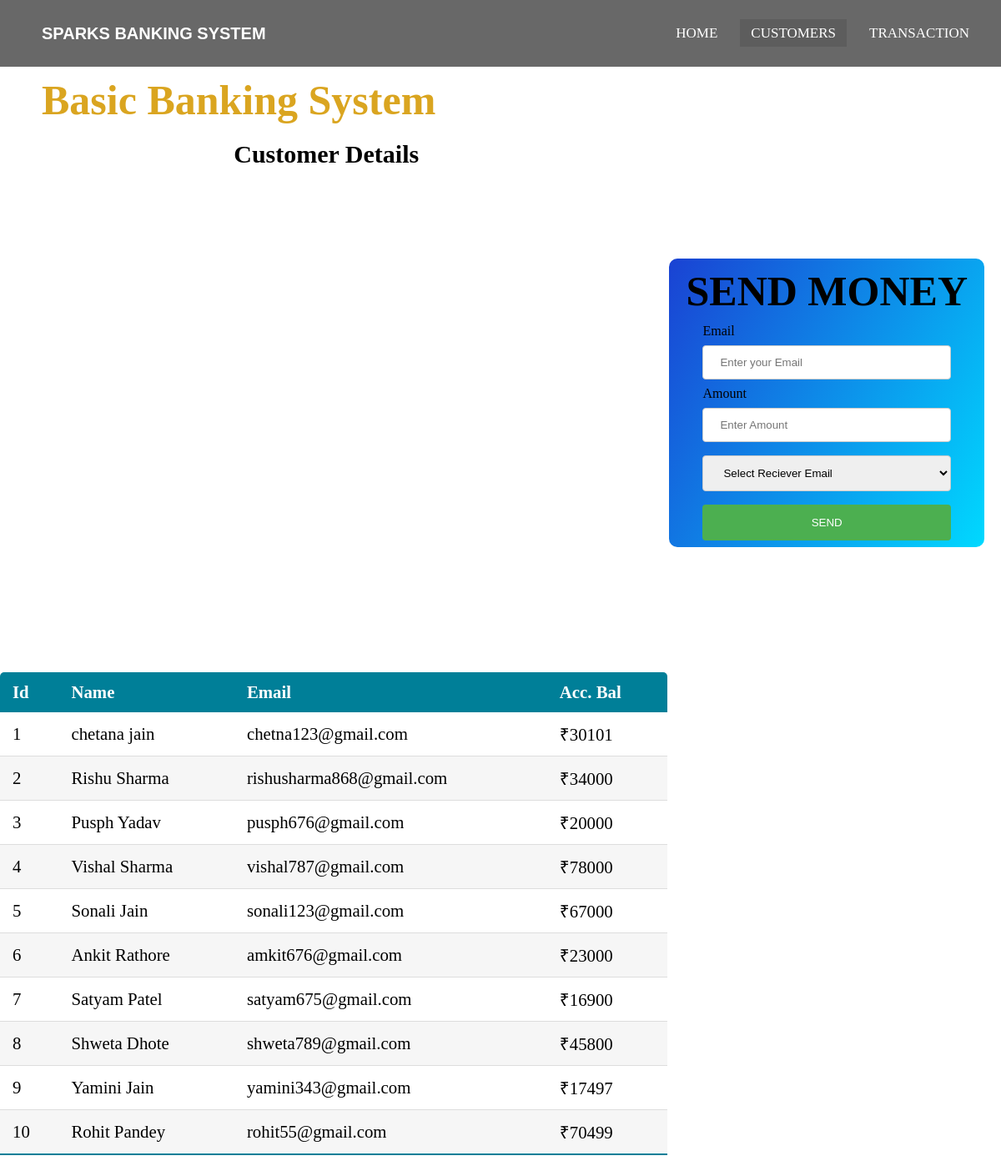
Page /customers on the committed database.
### customers/models.py (models this page shows)
class Customer(models.Model):
    name = models.CharField(max_length=130)
    email = models.EmailField(max_length=130)
    avail_bal = models.IntegerField()

### customers/views.py (the view, shortened to what this page needs)
# urls.py: path('customers',views.customers,name='cust'),
def customers(request):
    customers = Customer.objects.all()
    return render(request,'customers/customers.html',{'customers':customers})

### customers/templates/customers/customers.html (shortened to what this page needs)
{% load static %}
<!DOCTYPE html>
<html lang="en">
<head>
	<link rel="stylesheet" href="{% static 'customers/css/style.css' %}">
	<link rel="stylesheet" href="https://cdnjs.cloudflare.com/ajax/libs/font-awesome/4.7.0/css/font-awesome.min.css">
</head>
<body>
	<nav>
		<label class="logo">Sparks Banking System</label>
		<ul>
			<li><a href="{% url 'home'%}">Home</a></li>
			<li><a class="active" href="{% url 'cust'%}">Customers</a></li>
			<li><a href="{% url 'trans'%}">Transaction</a></li>
		</ul>
	</nav>
	<label class="heading"> Basic Banking System</label><br>
	<aside>
	<div class="center">
		<h2 class="t2">SEND MONEY</h2>
		<form method="POST">{% csrf_token %}
		<div class="text-field">
			<label>Email</label>
			<input type="Email" name="senemail" placeholder="Enter your Email">
		</div>
		<div class="text-field">
			<label>Amount</label>
			<input type="text" name="amt" placeholder="Enter Amount">
		</div>
			<select id="email" name="email">
				<option value="chinnijain168@gmail.com">Select Reciever Email</option>
			</select><br>
			<input type="submit" name="submit" value="SEND">
		</form>
	</div>
	</aside>
	<section>
		<DIV style="text-align:center;"><label class="t1" >Customer Details</label></DIV>
		<table class="table1">
			<thead>
				<tr>
					<th>Id</th>
					<th>Name</th>
					<th>Email</th>
					<th>Acc. Bal</th>
				</tr>
			</thead>
			<body>
				{% for i in customers %}
				<tr>
					<td>{{i.id}}</td>
					<td>{{i.name}}</td>
					<td>{{i.email}}</td>
					<td>₹{{i.avail_bal}}</td>
				</tr>
				{% endfor %}
			</body>
		</table>
	</section>

### customers/static/customers/css/style.css (style rules this page uses)
* { padding: 0; margin: 0; text-decoration: none; box-sizing: border-box; }
body { font-family: montserrat; }
nav { background: rgba(0, 0, 0, 0.594); height: 80px; width: 100%; }
label.logo { font-family: sans-serif ,Arial, Helvetica; color: white; font-size: 20px; line-height: 80px; padding: 0 50px; font-weight: bold; text-transform: uppercase; }
nav ul { float: right; margin-right: 20px; }
nav ul li { display: inline-block; line-height: 80px; margin: 0 5px; }
nav ul li a { color: white; font-size: 17px; padding: 7px 13px; border: 3px; text-transform: uppercase; }
a.active,a:hover { background: rgba(0, 0, 0, 0.103); transition: .5s; }
.heading { color:goldenrod; font-size: 50px; line-height: 80px; padding: 0 50px; font-weight: bold; }
.t1 { color: black; font-size: 30px; line-height: 50px; font-weight: bold; }
.table1 { border-collapse: collapse; margin: 25px 0; font-size: 1.3em; min-width: 800px; border-radius: 5px 5px 0 0; overflow: hidden; box-shadow: 0 0 20px rbga(0, 0, 0, 0.15); }
.table1 thead tr { background-color: #007f98; color: white; text-align: left; font-weight: bold; }
.table1 th, .table1 td { padding: 12px 15px; }
.table1 tbody tr { border-bottom: 1px solid #dddddd; }
.table1 tbody tr:nth-of-type(even) { background-color: #f3f3f3b6; }
.table1 tbody tr:last-of-type { border-bottom: 2px solid #007f98; }
.center { position: relative; float:right ; background: linear-gradient(120deg,#1a42d3,rgb(0, 217, 255)); overflow: hidden; margin: 150px 20px; border-radius: 10px; }
h2 { text-align: center; font-size: 50px; padding: 10px 20px; }
.center form { padding: 0 40px; box-sizing: border-box; }
input[type=text], #email,input[type=email] { width: 100%; padding: 12px 20px; margin: 8px 0; display: inline-block; border: 1px solid #ccc; border-radius: 4px; box-sizing: border-box; }
input[type=submit] { width: 100%; background-color: #4CAF50; color: white; padding: 14px 20px; margin: 8px 0; border: none; border-radius: 4px; cursor: pointer; }

### rows in the picture
Customer: id "1", name "chetana jain", email "chetna123@gmail.com", avail_bal "30101"
Customer: id "2", name "Rishu Sharma", email "rishusharma868@gmail.com", avail_bal "34000"
Customer: id "3", name "Pusph Yadav", email "pusph676@gmail.com", avail_bal "20000"
Customer: id "4", name "Vishal Sharma", email "vishal787@gmail.com", avail_bal "78000"
Customer: id "5", name "Sonali Jain", email "sonali123@gmail.com", avail_bal "67000"
Customer: id "6", name "Ankit Rathore", email "amkit676@gmail.com", avail_bal "23000"
Customer: id "7", name "Satyam Patel", email "satyam675@gmail.com", avail_bal "16900"
Customer: id "8", name "Shweta Dhote", email "shweta789@gmail.com", avail_bal "45800"
Customer: id "9", name "Yamini Jain", email "yamini343@gmail.com", avail_bal "17497"
Customer: id "10", name "Rohit Pandey", email "rohit55@gmail.com", avail_bal "70499"
